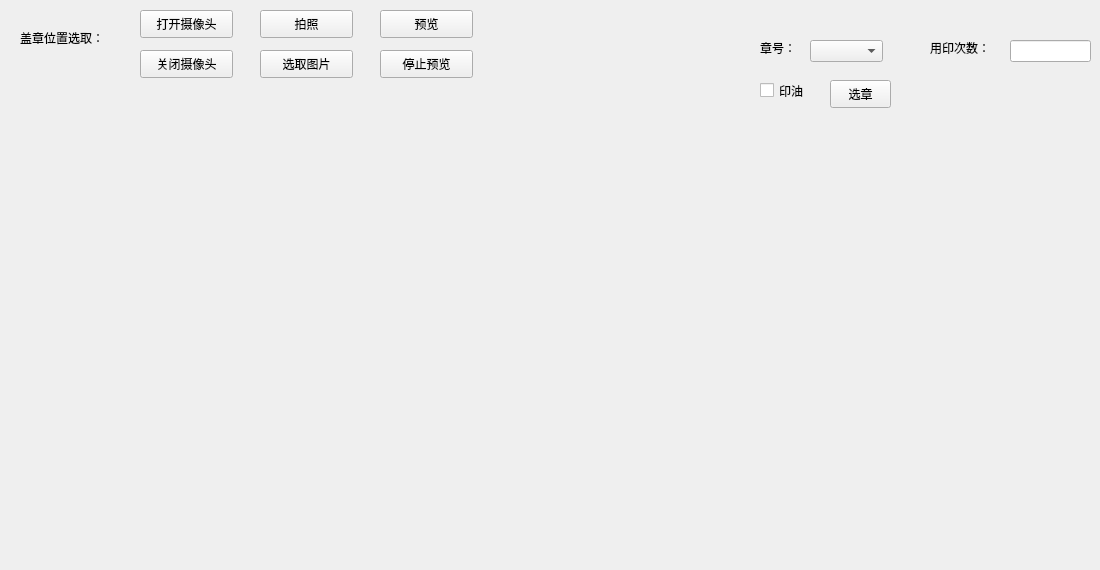
    <widget class="QWidget" name="tab_stamper">
     <attribute name="title">
      <string>拍照/盖章</string>
     </attribute>
     <widget class="QLabel" name="label_37">
      <property name="geometry">
       <rect>
        <x>20</x>
        <y>30</y>
        <width>111</width>
        <height>16</height>
       </rect>
      </property>
      <property name="text">
       <string>盖章位置选取：</string>
      </property>
     </widget>
     <widget class="QPushButton" name="pb_open_camera_">
      <property name="geometry">
       <rect>
        <x>140</x>
        <y>10</y>
        <width>93</width>
        <height>28</height>
       </rect>
      </property>
      <property name="text">
       <string>打开摄像头</string>
      </property>
     </widget>
     <widget class="QPushButton" name="pb_close_camera_">
      <property name="geometry">
       <rect>
        <x>140</x>
        <y>50</y>
        <width>93</width>
        <height>28</height>
       </rect>
      </property>
      <property name="text">
       <string>关闭摄像头</string>
      </property>
     </widget>
     <widget class="QPushButton" name="pb_capture_">
      <property name="geometry">
       <rect>
        <x>260</x>
        <y>10</y>
        <width>93</width>
        <height>28</height>
       </rect>
      </property>
      <property name="text">
       <string>拍照</string>
      </property>
     </widget>
     <widget class="QPushButton" name="pb_select_picture_">
      <property name="geometry">
       <rect>
        <x>260</x>
        <y>50</y>
        <width>93</width>
        <height>28</height>
       </rect>
      </property>
      <property name="text">
       <string>选取图片</string>
      </property>
     </widget>
     <widget class="QPushButton" name="pb_preview_">
      <property name="geometry">
       <rect>
        <x>380</x>
        <y>10</y>
        <width>93</width>
        <height>28</height>
       </rect>
      </property>
      <property name="text">
       <string>预览</string>
      </property>
     </widget>
     <widget class="QPushButton" name="pb_close_preivew_">
      <property name="geometry">
       <rect>
        <x>380</x>
        <y>50</y>
        <width>93</width>
        <height>28</height>
       </rect>
      </property>
      <property name="text">
       <string>停止预览</string>
      </property>
     </widget>
     <widget class="QLabel" name="label_38">
      <property name="geometry">
       <rect>
        <x>760</x>
        <y>40</y>
        <width>55</width>
        <height>16</height>
       </rect>
      </property>
      <property name="text">
       <string>章号：</string>
      </property>
     </widget>
     <widget class="QComboBox" name="combo_select_stamper_">
      <property name="geometry">
       <rect>
        <x>810</x>
        <y>40</y>
        <width>73</width>
        <height>22</height>
       </rect>
      </property>
     </widget>
     <widget class="QLabel" name="label_39">
      <property name="geometry">
       <rect>
        <x>930</x>
        <y>40</y>
        <width>81</width>
        <height>16</height>
       </rect>
      </property>
      <property name="text">
       <string>用印次数：</string>
      </property>
     </widget>
     <widget class="QLineEdit" name="le_times_stampering_">
      <property name="geometry">
       <rect>
        <x>1010</x>
        <y>40</y>
        <width>81</width>
        <height>22</height>
       </rect>
      </property>
     </widget>
     <widget class="QCheckBox" name="cb_stamp_ink_">
      <property name="geometry">
       <rect>
        <x>760</x>
        <y>80</y>
        <width>71</width>
        <height>21</height>
       </rect>
      </property>
      <property name="text">
       <string>印油</string>
      </property>
     </widget>
     <widget class="QPushButton" name="pb_pre_stamper_">
      <property name="geometry">
       <rect>
        <x>830</x>
        <y>80</y>
        <width>61</width>
        <height>28</height>
       </rect>
      </property>
      <property name="text">
       <string>选章</string>
      </property>
     </widget>
     <widget class="QLabel" name="label_image_">
      <property name="geometry">
       <rect>
        <x>20</x>
        <y>110</y>
        <width>701</width>
        <height>451</height>
       </rect>
      </property>
      <property name="font">
       <font>
        <strikeout>false</strikeout>
       </font>
      </property>
      <property name="text">
       <string/>
      </property>
     </widget>
    </widget>
